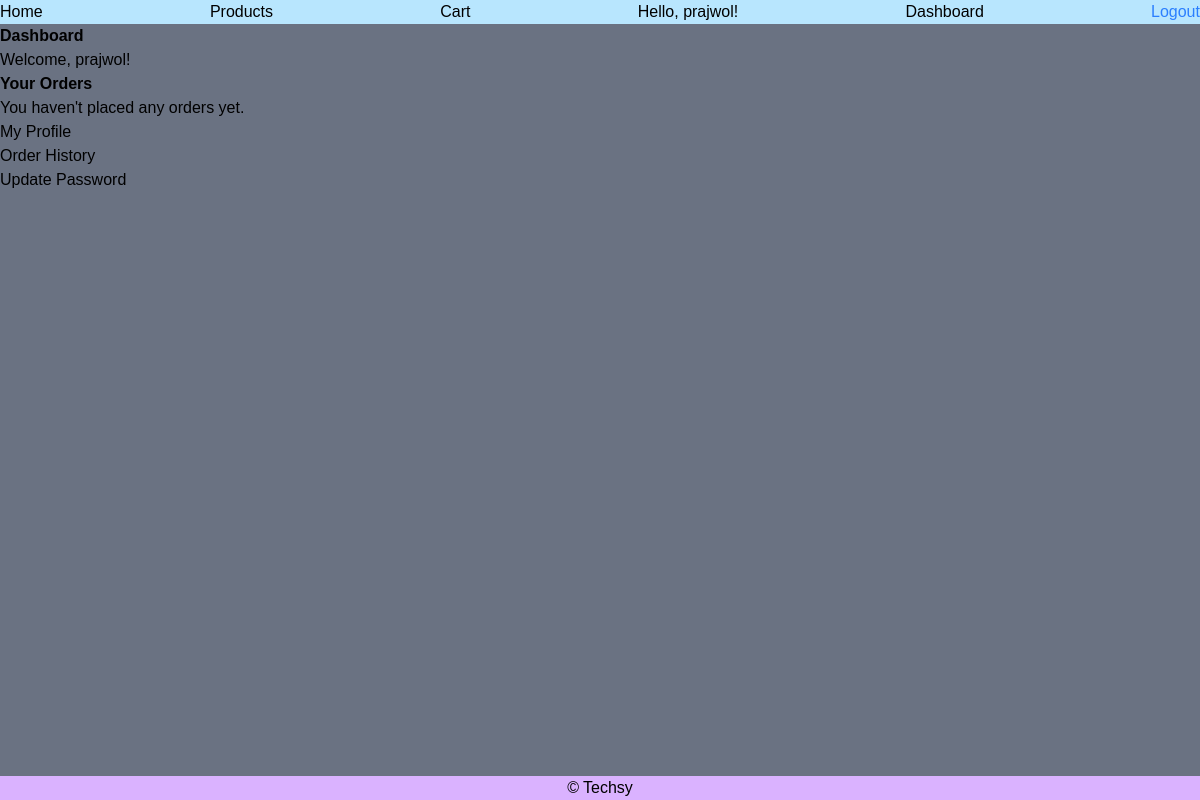
The app's page /dashboard/ (signed in), older data.
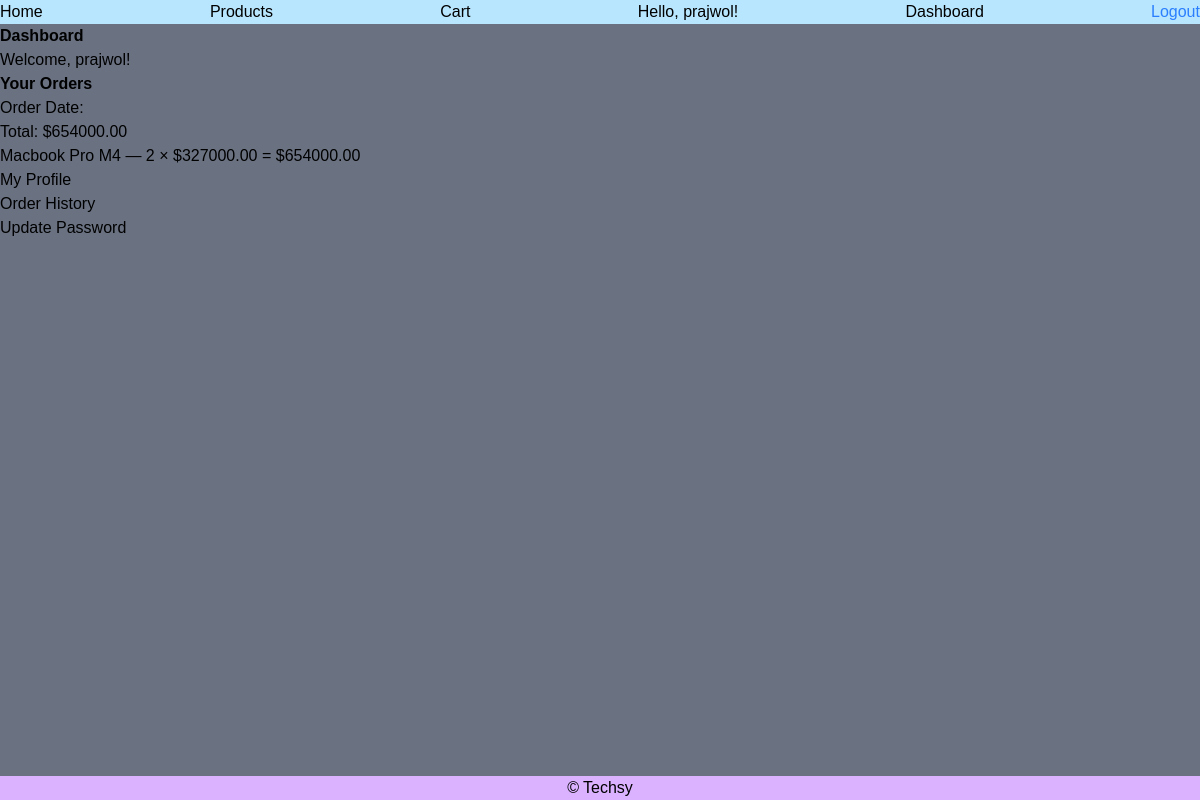
The same page, newer data.
### store/models.py (models this page shows, shortened)
class Order(models.Model):
    user = models.ForeignKey(User, on_delete=models.CASCADE)
    total = models.DecimalField(max_digits=10, decimal_places=2)
    date_ordered = models.DateTimeField(auto_now_add=True)

class OrderItem(models.Model):
    order = models.ForeignKey(Order, on_delete=models.CASCADE, related_name='items')
    product = models.ForeignKey("Product", on_delete=models.CASCADE)
    quantity = models.PositiveIntegerField()
    price = models.DecimalField(max_digits=10, decimal_places=2)

class Product(models.Model):
    name = models.CharField(max_length=255)
    description = models.TextField(blank=True)
    price = models.DecimalField(max_digits=10, decimal_places=2)
    stock = models.PositiveIntegerField(default=0)
    image = models.ImageField(upload_to='product_images/', blank=True, null=True)
    is_active = models.BooleanField(default=True)
    slug = models.SlugField(max_length=255, unique=True, blank=True)
    created_at = models.DateTimeField(auto_now_add=True)
    updated_at = models.DateTimeField(auto_now=True)

### store/views.py (the view)
# urls.py: path('dashboard/',views.dashboard,name='dashboard'),
@login_required
def dashboard(request):
    orders = Order.objects.filter(user=request.user).order_by('-date_ordered')
    return render(request,'store/dashboard.html',{
        'orders':orders
    })

### store/templatetags/multiply.py (called while the page is built)
@register.filter
def multiply(value, arg):
    return value * arg

### store/templates/store/dashboard.html (shortened to what this page needs)
{% extends "store/base.html" %}
{% load multiply %}
{% block content %}
  <h1 class="text-xl font-bold">Dashboard</h1>
  <p>Welcome, {{ user.username }}!</p>
  <h2 class="text-xl font-bold mt-8 mb-4">Your Orders</h2>
{% if orders %}
  {% for order in orders %}
    <div class="border rounded p-4 mb-6">
      <p class="text-sm text-gray-500">Order Date: {{ order.date }}</p>
      <p class="font-semibold">Total: ${{ order.total }}</p>
      <ul class="list-disc list-inside mt-2">
        {% for item in order.items.all %}
          <li>
            {{ item.product.name }} — {{ item.quantity }} × ${{ item.price }} = ${{ item.quantity|multiply:item.price }}
          </li>
        {% endfor %}
      </ul>
    </div>
  {% endfor %}
{% else %}
  <p>You haven't placed any orders yet.</p>
{% endif %}
  <ul class="mt-4 space-y-2">
    <li><a href="{% url 'dashboard' %}">My Profile</a></li>
    <li><a href="#">Order History</a></li>
    <li><a href="#">Update Password</a></li>
  </ul>
{% endblock %}

Row changes from the older to the newer data that the page shows:
added Order: total "654000.00"
added OrderItem: product.name "Macbook Pro M4", quantity "2", price "327000.00", quantity|multiply "654000.00"
Text that changed along with them:
text no longer shown: "You haven't placed any orders yet."
